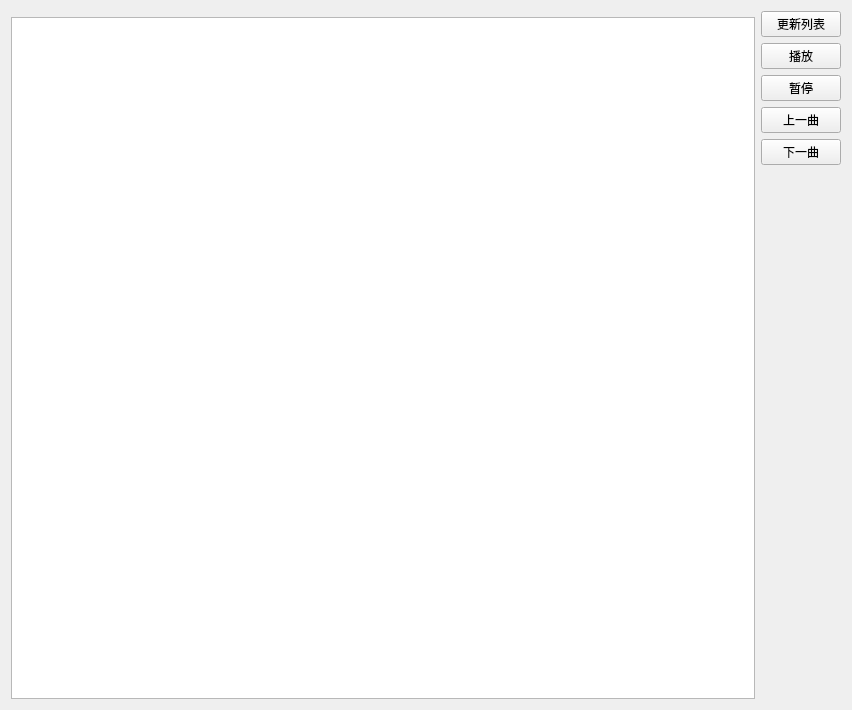
<?xml version="1.0" encoding="UTF-8"?>
<ui version="4.0">
 <class>frmMusicPlayer</class>
 <widget class="QWidget" name="frmMusicPlayer">
  <property name="geometry">
   <rect>
    <x>0</x>
    <y>0</y>
    <width>852</width>
    <height>710</height>
   </rect>
  </property>
  <property name="windowTitle">
   <string>Form</string>
  </property>
  <layout class="QHBoxLayout" name="horizontalLayout">
   <item>
    <layout class="QVBoxLayout" name="verticalLayout">
     <item>
      <widget class="TextMoveWidget" name="curMusicText" native="true"/>
     </item>
     <item>
      <widget class="YListWidget" name="listWidget"/>
     </item>
    </layout>
   </item>
   <item>
    <layout class="QHBoxLayout" name="horizontalLayout_3">
     <item>
      <layout class="QVBoxLayout" name="verticalLayout_2">
       <item>
        <widget class="QPushButton" name="btnMusicUpdata">
         <property name="text">
          <string>更新列表</string>
         </property>
        </widget>
       </item>
       <item>
        <widget class="QPushButton" name="btnMusicPlay">
         <property name="text">
          <string>播放</string>
         </property>
        </widget>
       </item>
       <item>
        <widget class="QPushButton" name="btnMusicStop">
         <property name="text">
          <string>暂停</string>
         </property>
        </widget>
       </item>
       <item>
        <widget class="QPushButton" name="btnMusicLast">
         <property name="text">
          <string>上一曲</string>
         </property>
        </widget>
       </item>
       <item>
        <widget class="QPushButton" name="btnMusicNext">
         <property name="text">
          <string>下一曲</string>
         </property>
        </widget>
       </item>
       <item>
        <spacer name="verticalSpacer">
         <property name="orientation">
          <enum>Qt::Vertical</enum>
         </property>
         <property name="sizeHint" stdset="0">
          <size>
           <width>20</width>
           <height>40</height>
          </size>
         </property>
        </spacer>
       </item>
      </layout>
     </item>
    </layout>
   </item>
  </layout>
 </widget>
 <customwidgets>
  <customwidget>
   <class>YListWidget</class>
   <extends>QListWidget</extends>
   <header location="global">ylistwidget.h</header>
  </customwidget>
  <customwidget>
   <class>TextMoveWidget</class>
   <extends>QWidget</extends>
   <header>textmovewidget.h</header>
   <container>1</container>
  </customwidget>
 </customwidgets>
 <resources/>
 <connections/>
</ui>
